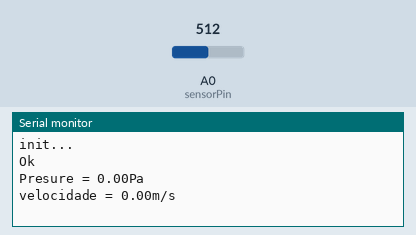
This sketch was run on a simulated Arduino Uno, built with avr-gcc and run on an emulated ATmega328P. Parts: the last lines printed to the serial monitor. The inputs (shaded band) are chosen by the test bench; at power-on: A0 (sensorPin) = 512.

Above: at 1.2 s.
1.3 s: A0 (sensorPin) set to 505
At 2.0 s:
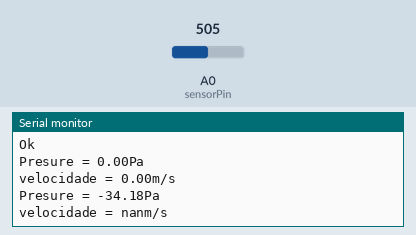
4.5 s: A0 (sensorPin) set to 511
At 5.5 s:
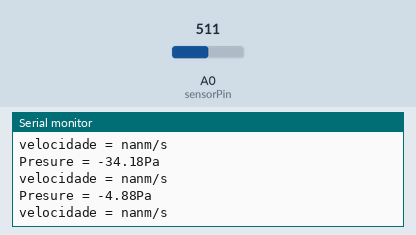
Timing chart, 0 to 7.5 s (numbered marks = the images above; inputs shaded):
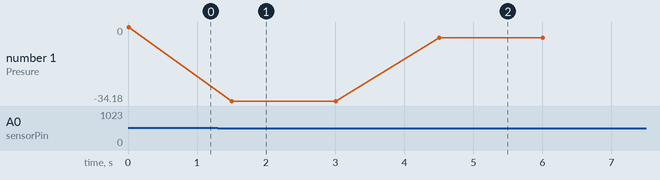

The sketch:

pitotarduino.ino
```cpp
int sensorPin = A0;
int sensorValue = 0.0;
float Vout=0.0;
float P=0.0;
float velo=0.0;
float offset=0.0;
void setup() {

  // declare the ledPin as an OUTPUT:
   Serial.begin(9600);

       int i=0;
    int sum=0.0;
    int offset=0.0;
    Serial.println("init...");
    for(i=0;i<20;i++)
    {
         sensorValue = analogRead(sensorPin)-512;
         sum+=sensorValue;
    }
    offset=sum/20.0;
    Serial.println("Ok");
}

void loop() {

       sensorValue = analogRead(sensorPin)-offset;
       Vout=(5*sensorValue)/1024.0;
       P=Vout-2.5;
       velo=sqrt(2*P*1000/1.2928);
       Serial.print("Presure = " );
       Serial.print(P*1000);
       Serial.println("Pa");
       Serial.print("velocidade = " );
       Serial.print(velo);
       Serial.println("m/s");
       Serial.println();
       delay(1500);

}
```

Measured:
- the behaviour switches between 512 and 511 on A0 (sensorPin) (found by bisection; images 0 and 1)
- after the input at 1.3 s, the serial monitor: prints a new line after 0.20 s (image 1)
- after the input at 4.5 s, the serial monitor: prints a new line at once (image 2)
- plotted number 1: 0 → -34.18 after the input at 1.3 s, -34.18 → -4.88 after the input at 4.5 s
